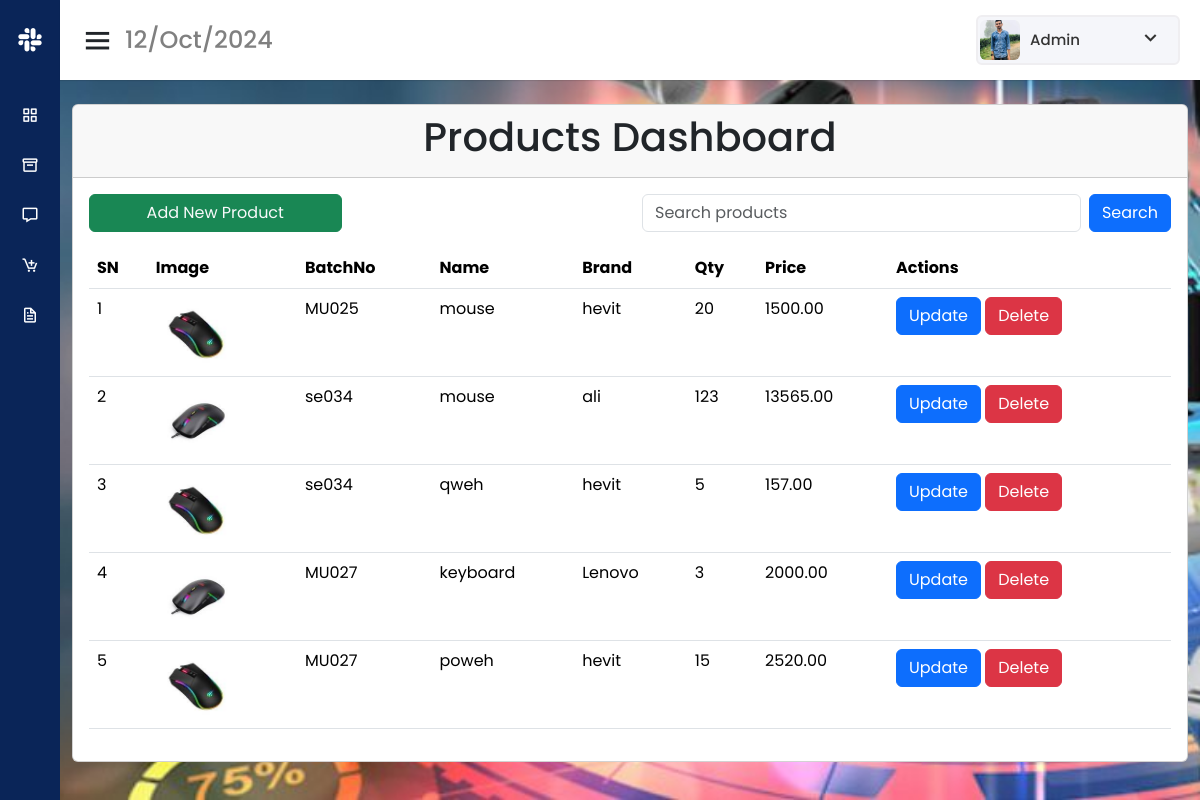
Page /forms/Admin_head/index.php?page=products (signed in) on the committed database.
### tables this page shows
CREATE TABLE IF NOT EXISTS `products1` (
  `pid` int NOT NULL AUTO_INCREMENT,
  `batchNo` varchar(50) DEFAULT NULL,
  `name` varchar(100) DEFAULT NULL,
  `price` decimal(10,2) DEFAULT NULL,
  `brand` varchar(50) DEFAULT NULL,
  `image` varchar(255) DEFAULT NULL,
  `minimum_qty` int DEFAULT NULL,
  `available_qty` int DEFAULT NULL,
  PRIMARY KEY (`pid`)
);

### forms/products.php (the view, shortened to what this page needs)
<div class="container">
    <div class="row">
        <div class="col-md-12">
            <div class="card">
                <div class="card-header">
                    <h1>
                        <center>Products Dashboard</center>
                    </h1>
                </div>
                <div class="card-body">
                    <div class="row mb-3">
                        <div class="col-md-3">
                            <a href="index.php?page=addnew" class="btn btn-success text-light w-100">Add New Product</a>
                        </div>
                        <div class="col-md-3">
                        </div>
                        <div class="col-md-6">
                            <form method="post" action="index.php?page=searchproduct" class="d-flex">
                                <input type="text" name="search" class="form-control" placeholder="Search products">
                                <button type="submit" class="btn btn-primary ms-2">Search</button>
                            </form>
                        </div>
                    </div>
                    <table class="table table-hover">
                        <thead>
                            <tr>
                                <th scope="col">SN</th>
                                <th scope="col">Image</th>
                                <th scope="col">BatchNo</th>
                                <th scope="col">Name</th>
                                <th scope="col">Brand</th>
                                <th scope="col">Qty</th>
                                <th scope="col">Price</th>
                                <th scope="col">Actions</th>
                            </tr>
                        </thead>
                        <tbody>
                            <?php
                                $sql = "SELECT * FROM `products1`";
                                $result = mysqli_query($con, $sql);
                                $sn = 1;
                                if (mysqli_num_rows($result) > 0) {
                                    while ($row = mysqli_fetch_array($result)) {
                                        $id = $row['pid'];
                                        $bno = $row['batchNo'];
                                        $name = $row['name'];
                                        $brand = $row['brand'];
                                        $qty = $row['available_qty'];
                                        $price = $row['price'];
                                        $image = '../'.$row['image'];
                                        echo "<tr>
                                            <td>$sn</td>
                                            <td><img src='$image' style='max-width: 80px; max-height: 80px;' alt='Product Image'></td>
                                            <td>$bno</td>
                                            <td>$name</td>
                                            <td>$brand</td>
                                            <td>$qty</td>
                                            <td>$price</td>
                                            <td>
                                                <a href='index.php?page=updateproduct&updateid=$id' class='text-light'><button class='btn btn-primary'>Update</button></a>
                                                <a href='javascript:void(0);' class='text-light'><button class='btn btn-danger' onclick='confirmDelete($id)'>Delete</button></a>
                                            </td>
                                        </tr>";
                                        $sn++;
                                    }
                                } else {
                                    echo "<tr><td colspan='6'>No products found.</td></tr>";
                                }
                                ?>
                        </tbody>
                    </table>
                </div>
            </div>
        </div>
    </div>
</div>

### forms/Admin_head/index.php (shortened to what this page needs)
<?php
if (isset($_GET['page'])){
  $page = $_GET['page'];
  $pagename = '../' . $page . '.php';
}
else{
  $pagename = '../home.php';
}
?>
<!DOCTYPE html>
<html lang="en" dir="ltr">
<head>
    <link rel="stylesheet" href="style.css" />
    <link rel="stylesheet" href="dropdown.css" />
    <link href="https://unpkg.com/boxicons@2.0.7/css/boxicons.min.css" rel="stylesheet" />
    <link href="https://cdn.jsdelivr.net/npm/bootstrap@5.3.1/dist/css/bootstrap.min.css" rel="stylesheet"
>
    <link href='https://unpkg.com/boxicons@2.1.4/css/boxicons.min.css' rel='stylesheet'>
</head>
<body>
    <div class="sidebar">
        <div class="logo-details">
            <i class='bx bxl-slack'></i>
            <span class="logo_name" style="">MRF UNIVERSE</span>
        </div>
        <ul class="nav-links ps-0">
            <li>
                <a href="../Admin_head/index.php?page=home">
                    <i class="bx bx-grid-alt"></i>
                    <span class="links_name">Dashboard</span>
                </a>
            </li>
            <li>
                <a href="../Admin_head/index.php?page=products">
                    <i class="bx bx-box"></i>
                    <span class="links_name">Product</span>
                </a>
            </li>
            <li>
                <a href="../Admin_head/index.php?page=stockalert">
                    <i class="bx bx-message"></i>
                    <span class="links_name">Stock Alert</span>
                </a>
            </li>
            <li>
                <a href="../sales.php">
                    <i class='bx bx-cart-add'></i>
                    <span class="links_name">Sales</span>
                </a>
            </li>
            <li>
                <a href="../Admin_head/index.php?page=reports">
                    <i class='bx bx-file'></i>
                    <span class="links_name">Report</span>
                </a>
            </li>
        </ul>
    </div>
    <section class="home-section">
        <nav>
            <div class="sidebar-button">
                <i class="bx bx-menu sidebarBtn"></i>
                <span class="dashboard" style="color:gray;"><?php echo date('d/M/Y'); ?></span>
            </div>
            <div class="profile-details">
                <img src="images/favicon.ico" alt="admin" />
                <span class="admin_name">Admin</span>
                <span class="ps-5"><i class="bx bx-chevron-down"></i></span>
            </div>
        </nav>
        <div class="home-content">
            <?php include $pagename;?>
        </div>
    </section>
</body>
</html>

### forms/Admin_head/style.css (style rules this page uses)
* { margin: 0; padding: 0; box-sizing: border-box; font-family: 'Poppins', sans-serif; }
.sidebar { position: fixed; height: 100%; width: 240px; background: #0A2558; transition: all 0.5s ease; }
.sidebar .logo-details { height: 80px; display: flex; align-items: center; }
.sidebar .logo-details i { font-size: 28px; font-weight: 500; color: #ffffff; min-width: 60px; text-align: center }
.sidebar .logo-details .logo_name { color: #ffffff; font-size: 24px; font-weight: 500; }
.sidebar .nav-links { margin-top: 10px; }
.sidebar .nav-links li { position: relative; list-style: none; height: 50px; }
.sidebar .nav-links li a { height: 100%; width: 100%; display: flex; align-items: center; text-decoration: none; transition: all 0.4s ease; }
.sidebar .nav-links li i { min-width: 60px; text-align: center; font-size: 18px; color: #fff; }
.sidebar .nav-links li a .links_name { color: #fff; font-size: 15px; font-weight: 400; white-space: nowrap; }
.home-section { position: relative; background: #f5f5f5; min-height: 100vh; width: calc(100% - 240px); left: 240px; transition: all 0.5s ease; }
.home-section nav { display: flex; justify-content: space-between; height: 80px; background: #fff; display: flex; align-items: center; position: fixed; width: calc(100% - 240px); left: 240px; z-index: 100; padding: 0 20px; box-shadow: 0 1px 1px rgba(0, 0, 0, 0.1); transition: all 0.5s ease; }
.home-section nav .sidebar-button { display: flex; align-items: center; font-size: 24px; font-weight: 500; }
nav .sidebar-button i { font-size: 35px; margin-right: 10px; }
.home-section nav .profile-details { display: flex; align-items: center; background: #F5F6FA; border: 2px solid #EFEEF1; border-radius: 6px; height: 50px; min-width: 190px; padding: 0 15px 0 2px; }
nav .profile-details img { height: 40px; width: 40px; border-radius: 6px; object-fit: cover; }
nav .profile-details .admin_name { font-size: 15px; font-weight: 500; color: #333; margin: 0 10px; white-space: nowrap; }
nav .profile-details i { font-size: 25px; color: #333; }
.home-section .home-content { position: relative; padding-top: 104px; }
@media (max-width: 1240px) { .sidebar { width: 60px; } }
@media (max-width: 1240px) { .home-section { width: calc(100% - 60px); left: 60px; } }
@media (max-width: 1240px) { .home-section nav { width: calc(100% - 60px); left: 60px; } }

### forms/Admin_head/dropdown.css (style rules this page uses)
.profile-details { position: relative; display: inline-block; }

### forms/Admin_head/index.php (style rules this page uses)
body, .home-section { background-image: url('images/Cover.jpg'); background-size: cover; background-repeat: no-repeat; background-attachment: fixed; }
a { text-decoration: none; }

### rows in the picture
products1: image (picture), batchNo "MU025", name "mouse", brand "hevit", available_qty "20", price "1500.00"
products1: image (picture), batchNo "se034", name "mouse", brand "ali", available_qty "123", price "13565.00"
products1: image (picture), batchNo "se034", name "qweh", brand "hevit", available_qty "5", price "157.00"
products1: image (picture), batchNo "MU027", name "keyboard", brand "Lenovo", available_qty "3", price "2000.00"
products1: image (picture), batchNo "MU027", name "poweh", brand "hevit", available_qty "15", price "2520.00"
